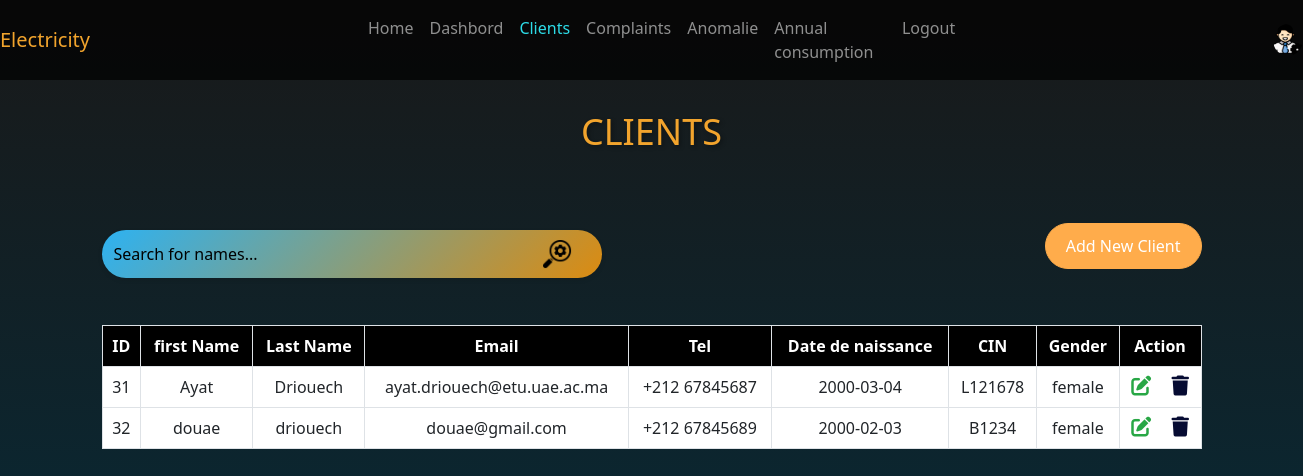
Screenshot of /AllClients.php with the database file from the repository.
### tables this page shows
CREATE TABLE `client` (
  `id` int(11) NOT NULL,
  `nom` varchar(50) NOT NULL,
  `prenom` varchar(50) NOT NULL,
  `email` varchar(50) NOT NULL,
  `password` varchar(255) NOT NULL,
  `Tel` varchar(15) DEFAULT NULL,
  `prefix` varchar(10) NOT NULL,
  `date` date DEFAULT NULL,
  `CIN` varchar(10) NOT NULL,
  `gender` varchar(10) NOT NULL,
  `adresse` varchar(50) NOT NULL
);

### AllClients.php (the view, shortened to what this page needs)
<?php
require("ConnectionDB.php");
try {
  $stmt = $conn->prepare("SELECT * FROM client");
  $stmt->execute();
  $clients = $stmt->fetchAll();
} catch (PDOException $e) {
  echo "Error: " . $e->getMessage();
}
?>
<!DOCTYPE html>
<html lang="en">
<head>
    <link rel="stylesheet" href="https://cdn.jsdelivr.net/npm/bootstrap@5.2.3/dist/css/bootstrap.min.css">
<link rel="stylesheet" href="https://cdnjs.cloudflare.com/ajax/libs/font-awesome/6.0.0-beta3/css/all.min.css">
      <link rel="stylesheet" href="style.css">
</head>
<body>
<nav class="navbar navbar-expand-lg navbar-dark bg-dark-transparent">
<a class="navbar-brand mr-custom" style="color: #F2A42D;">Electricity</a>
        <div class="collapse navbar-collapse" id="navbarNav">
            <ul class="navbar-nav ml-auto ">
                <li class="nav-item ">
                <a class="nav-link" href="Acceuil.php">Home</a>
                </li>
                <li class="nav-item">
                    <a class="nav-link" href="AccueilAdmin.php">Dashbord</a>
                </li>
                <li class="nav-item  active">
                    <a class="nav-link" style="color: #2DDCE8;"  href="AllClients.php">Clients</a>
                </li>
                <li class="nav-item">
                    <a class="nav-link" href="ReclamationAdmin.php">Complaints</a>
                </li>
                <li class="nav-item">
                    <a class="nav-link"  href="anomalies.php">Anomalie</a>
                </li>
                <li class="nav-item ">
                    <a class="nav-link" href="ConsommationAnnuelle.php">Annual consumption</a>
                </li>
                <li class="nav-item">
                    <a class="nav-link" href="login.html">Logout</a>
                </li>
            </ul>
            <img src="images/rectangle 11.png" class="rounded-circle" alt="User Avatar" style="width: 32px; height: 32px;">
        </div>
    </nav>
  <h1>Clients</h1>
  <div class="container">
   <div class="search-container">
   <div class="search-wrapper">
  <input type="text" id="searchInput" onkeyup="filterTable()" placeholder="Search for names...">
  <img src="images/recherche.png" class="search-image" alt="Search Image">
   </div>
     <a href="AddClient.php" class="btn btn-add mb-3">Add New Client</a>
  </div>
    <table class="table  text-center table-bordered" id="myTable">
      <thead class="table-header" >
        <tr>
          <th scope="col">ID</th>
          <th scope="col">first Name</th>
          <th scope="col">Last Name</th>
          <th scope="col">Email</th>
          <th scope="col">Tel</th>
          <th scope="col">Date de naissance</th>
          <th scope="col">CIN</th>
          <th scope="col">Gender</th>
          <th scope="col">Action</th>
        </tr>
      </thead>
      <tbody>
      <tbody>
        <?php foreach ($clients as $row): ?>
          <tr>
            <td><?= $row["id"] ?></td>
            <td><?= $row["nom"] ?></td>
            <td><?= $row["prenom"] ?></td>
            <td><?= $row["email"] ?></td>
            <td><?= $row["prefix"]." ".$row["Tel"] ?></td>
            <td><?= $row["date"] ?></td>
            <td><?= $row["CIN"] ?></td>
            <td><?= $row["gender"] ?></td>
            <td>
            <a href="edit.php?id=<?= $row["id"] ?>" class="link-dark"><i class="fa-solid fa-pen-to-square fs-5 me-3 btn-edit"></i></a>
              <a href="delete.php?id=<?= $row["id"] ?>" class="link-dark"><i class="fa-solid fa-trash fs-5 btn-delete"></i></a>
            </td>
          </tr>
        <?php endforeach; ?>
      </tbody>
    </table>
  </div>
</body>
</html>

### style.css (style rules this page uses)
body { background: linear-gradient(rgba(0, 0, 0, 0.7), rgba(0, 0, 0, 0.5)) no-repeat fixed, url('images/bg-3.png') no-repeat fixed; background-size: cover; color: white; height: 100vh; margin: 0; padding: 0px; background-position: center ; }
.bg-dark-transparent { background-color: rgba(0, 0, 0, 0.7); }

### AllClients.php (style rules this page uses)
body { background: linear-gradient(rgba(0, 0, 0, 0.9), #032E3E) fixed; color: white; }
.container { margin-top: 50px; padding: 20px; }
.btn-add { background-color: #ffac4b; border-color: #ffac4b; color: #fff; padding: 10px 20px; border-radius: 25px; }
.btn-edit { color: #28a745; }
.btn-delete { color: #060B32; }
.search-container { margin-top: 20px; margin-bottom: 20px; position: relative; text-align: center; justify-content: space-between; }
.search-wrapper { position: relative; }
.table-header { background-color: black; color: white; }
.search-image { position: absolute; right: 40px; top: 50%; transform: translateY(-50%); width: 30px; height: 30px; }
h1 { color: #F2A42D; margin-top:30px; margin-bottom: 20px; font-size: 36px; text-align: center; text-transform: uppercase; text-shadow: 2px 2px 4px rgba(0, 0, 0, 0.3); }
td { background-color: white !important; }
.search-container { display: flex; align-items: center; justify-content: space-between; margin-top: 0px; margin-bottom: 40px; }
#searchInput { width: 500px; padding: 12px; border: none; border-radius: 25px; font-size: 16px; background: linear-gradient(135deg, #2DB2F2, #DC8B10); box-shadow: 0 2px 5px rgba(0, 0, 0, 0.1); outline: none; margin-right: 10px; }
#searchInput::placeholder { color: black; }
.btn-add { background-color: #ffac4b; border-color: #ffac4b; color: #fff; padding: 10px 20px; border-radius: 25px; text-decoration: none; }
.table-bordered { border-radius: 20px; }
.mr-custom { margin-right: 270px; }

### rows the page displays
client: id "31", nom "Ayat", prenom "Driouech", email "ayat.driouech@etu.uae.ac.ma", prefix "+212", Tel "67845687", date "2000-03-04", CIN "L121678", gender "female"
client: id "32", nom "douae", prenom "driouech", email "douae@gmail.com", prefix "+212", Tel "67845689", date "2000-02-03", CIN "B1234", gender "female"
